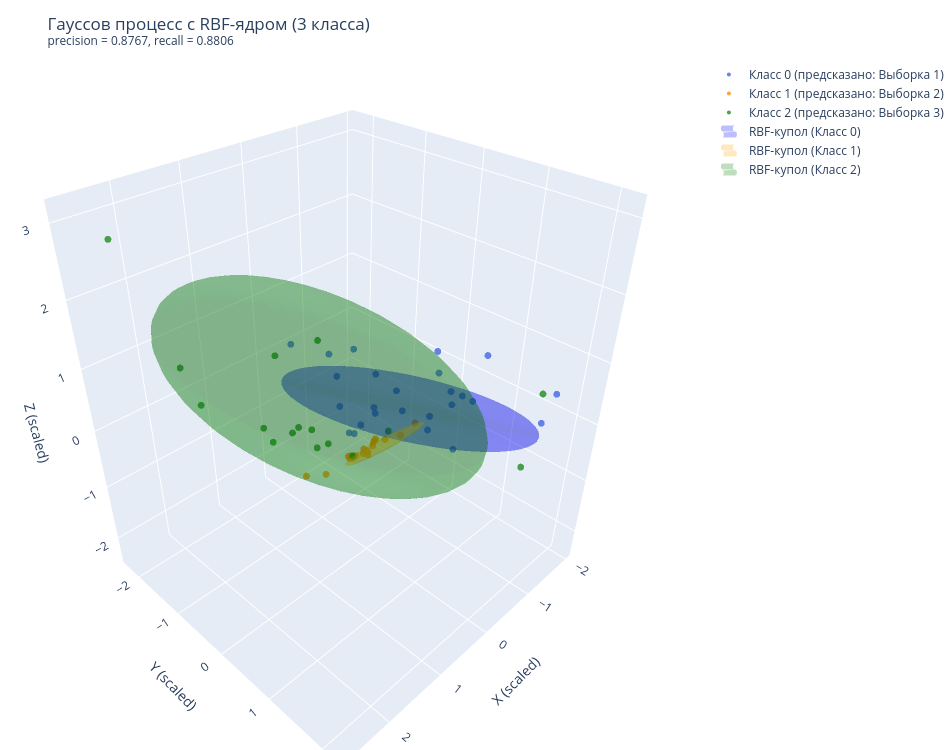

Here is the notebook cell this chart was saved with:
### Code cell
def create_rbf_dome(data, n_std=1.8, n_pts=35):
    mean = np.mean(data, axis=0)
    cov = np.cov(data, rowvar=False)
    vals, vecs = np.linalg.eigh(cov)
    
    u = np.linspace(0, 2 * np.pi, n_pts)
    v = np.linspace(0, np.pi, n_pts)
    x = np.outer(np.cos(u), np.sin(v))
    y = np.outer(np.sin(u), np.sin(v))
    z = np.outer(np.ones_like(u), np.cos(v))
    sphere = np.stack([x, y, z], axis=-1)
    
    radii = n_std * np.sqrt(np.maximum(vals, 0))
    dome = (sphere * radii) @ vecs.T + mean
    return dome[:, :, 0], dome[:, :, 1], dome[:, :, 2]


# 1. Выделяем точки каждого из 3 классов для построения куполов
pts_c0 = x_tr_sc[y_tr == 0]  # Класс 0 (Выборка 1)
pts_c1 = x_tr_sc[y_tr == 1]  # Класс 1 (Выборка 2)
pts_c2 = x_tr_sc[y_tr == 2]  # Класс 2 (Выборка 3)

# 2. Считаем форму 3 куполов (функция create_rbf_dome у вас уже объявлена)
x_d0, y_d0, z_d0 = create_rbf_dome(pts_c0, n_std=1.8)
x_d1, y_d1, z_d1 = create_rbf_dome(pts_c1, n_std=1.8)
x_d2, y_d2, z_d2 = create_rbf_dome(pts_c2, n_std=1.8)

# ==============================================================
# 3. 3D-график в Plotly для Гауссова процесса (GPC)
# ==============================================================
fig = go.Figure()

# --- Точки трех классов (по предсказанию модели GPC: ygc_pr) ---
fig.add_trace(go.Scatter3d(
    x=xt_sc[ygc_pr == 0, 0], y=xt_sc[ygc_pr == 0, 1], z=xt_sc[ygc_pr == 0, 2],
    mode='markers', marker=dict(size=4, color='royalblue', opacity=0.8),
    name='Класс 0 (предсказано: Выборка 1)'
))

fig.add_trace(go.Scatter3d(
    x=xt_sc[ygc_pr == 1, 0], y=xt_sc[ygc_pr == 1, 1], z=xt_sc[ygc_pr == 1, 2],
    mode='markers', marker=dict(size=4, color='darkorange', opacity=0.8),
    name='Класс 1 (предсказано: Выборка 2)'
))

fig.add_trace(go.Scatter3d(
    x=xt_sc[ygc_pr == 2, 0], y=xt_sc[ygc_pr == 2, 1], z=xt_sc[ygc_pr == 2, 2],
    mode='markers', marker=dict(size=4, color='forestgreen', opacity=0.8),
    name='Класс 2 (предсказано: Выборка 3)'
))

# --- Объемные RBF-купола для каждого из 3 классов ---
fig.add_trace(go.Surface(
    x=x_d0, y=y_d0, z=z_d0,
    colorscale=[[0, 'blue'], [1, 'blue']], opacity=0.25,
    showscale=False, name='RBF-купол (Класс 0)', showlegend=True
))

fig.add_trace(go.Surface(
    x=x_d1, y=y_d1, z=z_d1,
    colorscale=[[0, 'orange'], [1, 'orange']], opacity=0.25,
    showscale=False, name='RBF-купол (Класс 1)', showlegend=True
))

fig.add_trace(go.Surface(
    x=x_d2, y=y_d2, z=z_d2,
    colorscale=[[0, 'green'], [1, 'green']], opacity=0.25,
    showscale=False, name='RBF-купол (Класс 2)', showlegend=True
))

# --- Заголовок с метриками ---
fig.update_layout(
    title=f'Гауссов процесс с RBF-ядром (3 класса)<br><sup>precision = {prec_gp:.4f}, recall = {rec_gp:.4f}</sup>',
    scene=dict(
        xaxis_title='X (scaled)',
        yaxis_title='Y (scaled)',
        zaxis_title='Z (scaled)'
    ),
    width=950,
    height=750,
    margin=dict(l=0, r=0, b=0, t=60)
)

fig.show()

### Figure 1 — Plotly figure (JSON) as saved in the notebook; plotly's stock layout.template omitted (floating-point values rounded to 4 significant figures; data arrays with more than 128 entries replaced by an {"elided": "..."} marker saying what was removed)
{"data": [{"marker": {"color": "royalblue", "opacity": 0.8, "size": 4}, "mode": "markers", "name": "Класс 0 (предсказано: Выборка 1)", "type": "scatter3d", "x": [-0.001738, -0.03335, -1.165, 0.5394, -0.5647, -0.563, -0.5651, -0.6272, -1.719, -0.2392, -0.882, -1.846, 0.2976, -1.757, -0.0493, -0.07716, -1.812, -0.6483, -1.055, 0.1729, 0.2548, -1.392, -0.4907, -0.9363, -1.964], "y": [-0.6364, -1.632, -1.274, 1.531, -1.384, -1.153, 0.5969, 0.06428, 1.688, 0.2753, 1.081, 1.777, 1.384, 0.1974, 0.04515, 0.03833, -2.059, -1.031, 0.5794, -0.135, 2.001, -0.03239, 1.184, -0.7469, -0.05109], "z": [0.4009, 0.4875, -1.394, 1.989, 0.194, -0.6568, -0.185, -0.1569, -0.1006, 0.4813, 0.3871, 0.3738, 1.524, -1.416, 0.1824, 0.7157, -2.343, -1.151, 0.2204, 1.14, 2.016, -0.6976, 0.7171, -0.7747, -0.7753]}, {"marker": {"color": "darkorange", "opacity": 0.8, "size": 4}, "mode": "markers", "name": "Класс 1 (предсказано: Выборка 2)", "type": "scatter3d", "x": [0.2298, -0.1997, 0.3779, 0.08173, 0.3183, 0.7834, 0.3117, -0.2076, 0.2366, 0.05262, 0.1047, -0.251, 0.9723, -0.6658, -0.4477, -0.1292, -1.048, -0.3216, 0.3939], "y": [0.2068, -0.07518, -0.02603, -0.174, -0.01282, -0.05462, -0.06463, -0.101, 0.1255, -0.04033, -0.2011, -0.1489, -0.2499, 0.0181, -0.09042, -0.1368, -0.03075, -0.1638, 0.03617], "z": [-0.3972, -0.5431, -0.4762, -0.7147, -0.5281, -0.5781, -0.572, -0.5993, -0.421, -0.5333, -0.7572, -0.7035, -0.6125, -0.6386, -0.6616, -0.7282, -0.6435, -0.6221, -0.4201]}, {"marker": {"color": "forestgreen", "opacity": 0.8, "size": 4}, "mode": "markers", "name": "Класс 2 (предсказано: Выборка 3)", "type": "scatter3d", "x": [-0.5275, 0.4954, 1.839, 1.275, 2.601, 0.8105, 1.971, 0.451, 1.423, -1.089, 1.023, 1.268, 1.151, 0.3739, 2.069, 1.399], "y": [2.16, -1.741, -1.697, -0.02118, -1.58, -0.1926, 0.4452, 0.1315, -1.954, 1.99, 0.2524, 0.2182, -0.2924, -1.684, 1.235, 1.604], "z": [0.07821, -0.8299, 0.8944, 0.5066, 2.99, -0.1752, 2.084, -0.3353, -0.04274, 0.8491, 0.2562, 0.5944, 0.2065, -1.135, 2.651, 1.382]}, {"colorscale": [[0, "blue"], [1, "blue"]], "name": "RBF-купол (Класс 0)", "opacity": 0.25, "showlegend": true, "showscale": false, "type": "surface", "x": {"elided": "35x35 float values"}, "y": {"elided": "35x35 float values"}, "z": {"elided": "35x35 float values"}}, {"colorscale": [[0, "orange"], [1, "orange"]], "name": "RBF-купол (Класс 1)", "opacity": 0.25, "showlegend": true, "showscale": false, "type": "surface", "x": {"elided": "35x35 float values"}, "y": {"elided": "35x35 float values"}, "z": {"elided": "35x35 float values"}}, {"colorscale": [[0, "green"], [1, "green"]], "name": "RBF-купол (Класс 2)", "opacity": 0.25, "showlegend": true, "showscale": false, "type": "surface", "x": {"elided": "35x35 float values"}, "y": {"elided": "35x35 float values"}, "z": {"elided": "35x35 float values"}}], "layout": {"height": 750, "margin": {"b": 0, "l": 0, "r": 0, "t": 60}, "scene": {"xaxis": {"title": {"text": "X (scaled)"}}, "yaxis": {"title": {"text": "Y (scaled)"}}, "zaxis": {"title": {"text": "Z (scaled)"}}}, "title": {"text": "Гауссов процесс с RBF-ядром (3 класса)<br><sup>precision = 0.8767, recall = 0.8806</sup>"}, "width": 950}}
